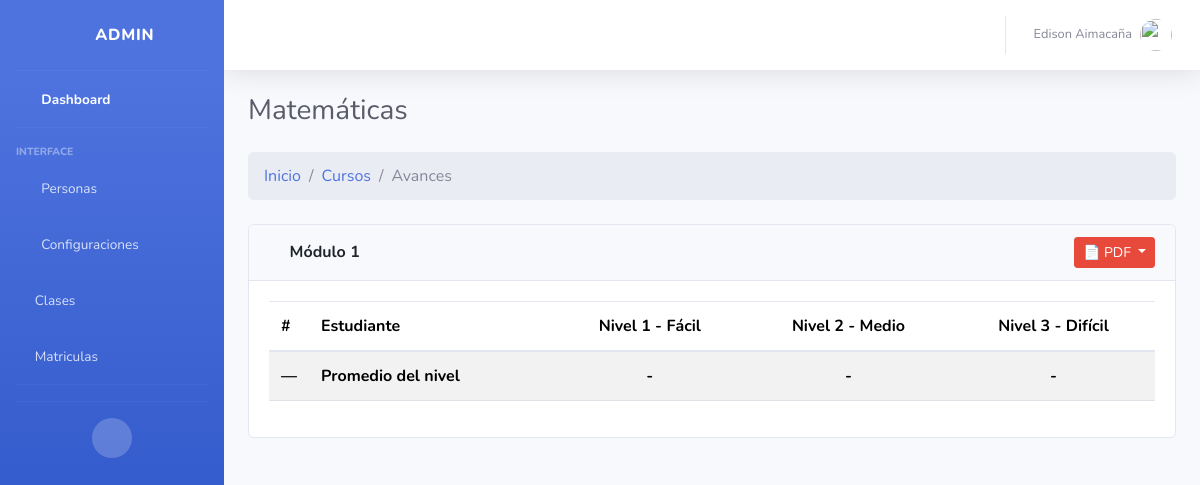
/avance/2/ (signed in), run on the app's committed database.
### Aplicaciones/core/models.py (models this page shows, shortened)
class Clases (models.Model):
    cla_id = models.AutoField(primary_key=True)
    fk_docente = models.ForeignKey(Docentes,verbose_name='Docente',on_delete=models.CASCADE)
    fk_modulo = models.ForeignKey(Modulos,verbose_name='Modulo',on_delete=models.CASCADE)
    cla_nombre = models.CharField(max_length=100,null=False,verbose_name="Clase:")
    cla_estado = models.BooleanField(default=True,verbose_name='Estado:')
    cla_fecha_creacion = models.DateTimeField(auto_now_add=True,verbose_name='Creado el:')
    cla_fecha_actualizacion = models.DateTimeField(auto_now=True,verbose_name='Actualizado el:')

class Modulos(models.Model):
    mod_id = models.AutoField(primary_key=True)
    mod_nombre = models.CharField(max_length=50,null=False,unique=True,verbose_name="Nombre del modulo:")
    mod_descripcion = models.CharField(max_length=100,null=False,verbose_name="Descripción del modulo:")
    mod_estado = models.BooleanField(default=True,verbose_name='Estado:')
    mod_fecha_creacion = models.DateTimeField(auto_now_add=True,verbose_name='Creado el:')
    mod_fecha_actualizacion = models.DateTimeField(auto_now=True,verbose_name='Actualizado el:')

class Niveles(models.Model):
    niv_id = models.AutoField(primary_key=True)
    fk_modulo = models.ForeignKey(
        Modulos,
        verbose_name='Modulo',
        on_delete=models.CASCADE,
        related_name='niveles'
    )
    niv_nombre = models.CharField(max_length=50, null=False, verbose_name="Nombre del nivel:")
    niv_descripcion = models.CharField(max_length=100,null=False,verbose_name="Descripción del nivel:")
    orden = models.IntegerField()
    vidas = models.IntegerField()
    ruta = models.CharField(max_length=100,null=True,verbose_name="Ruta:")
    niv_estado = models.BooleanField(default=True,verbose_name='Estado:')
    niv_fecha_creacion = models.DateTimeField(auto_now_add=True,verbose_name='Creado el:')
    niv_fecha_actualizacion = models.DateTimeField(auto_now=True,verbose_name='Actualizado el:')
    class Meta:
        constraints = [
            models.UniqueConstraint(fields=['fk_modulo', 'niv_nombre'], name='unique_nombre_por_modulo')
        ]

### Aplicaciones/core/views/crud_avance_views.py (the view, shortened to what this page needs)
# urls.py: path('', loguin_views.index, name='loguin_index'),
@admin_required
def index(request, cla_id):
    clase = get_object_or_404(Clases, pk=cla_id)
    niveles = Niveles.objects.filter(fk_modulo=clase.fk_modulo).order_by('orden')
    matriculas = Matriculas.objects.filter(fk_clase=cla_id).order_by(
        'fk_estudiante__fk_id_persona__fk_id_usuario__last_name',
        'fk_estudiante__fk_id_persona__per_segundo_apellido'
    )
    data = []
    promedios_por_nivel = {}
    for nivel in niveles:
        promedio = Avance_Matriculados.objects.filter(
            fk_matricula__fk_clase=clase,
            fk_nivel=nivel,
            avm_nota_final__isnull=False
        ).aggregate(prom=Avg('avm_nota_final'))['prom']
        promedios_por_nivel[nivel.niv_id] = round(promedio, 2) if promedio is not None else "-"
    return render(request, 'avance/Index.html', {
        'clase': clase,
        'niveles': niveles,
        'avance_data': data,
        'promedios_por_nivel': promedios_por_nivel
    })

### Aplicaciones/core/context_processors.py (called while the page is built, shortened)
def foto_perfil_usuario(request):
    if request.user.is_authenticated:
        try:
            persona = Personas.objects.get(fk_id_usuario=request.user)
        except Personas.DoesNotExist:
            return {'foto_perfil': None}
        administrador = Administradores.objects.filter(fk_id_persona=persona).first()
        if administrador and administrador.adm_fotografia:
            return {'foto_perfil': administrador.adm_fotografia.url}
    return {'foto_perfil': None}

### Aplicaciones/core/templatetags/custom_filters.py (called while the page is built)
@register.filter
def get_item(dictionary, key):
    return dictionary.get(key, "-")

### Aplicaciones/core/templates/avance/Index.html (shortened to what this page needs)
{% extends "plantillas/MasterAdmin.html" %}
{% load static %}
{% block content %}
<div class="container-fluid ">
    <div class="d-sm-flex align-items-center justify-content-between mb-4">
        <h1 class="h3 mb-0 text-gray-800">{{ clase.cla_nombre }}</h1>
    </div>
    <ol class="breadcrumb mb-4">
        <li class="breadcrumb-item"><a href="{% url 'core_admin' %}">Inicio</a></li>
        <li class="breadcrumb-item active"><a href="{% url 'matricula_index' %}">Cursos</a></li>
        <li class="breadcrumb-item active">Avances </li>
    </ol>
    <div class="card mb-4">
         <div class="card-header d-flex justify-content-between align-items-center">
          <div>
              <i class="fas fa-table me-1"></i>
              <strong>{{ clase.fk_modulo.mod_nombre }}</strong>
          </div>
          <div class="btn-group">
              <button type="button" class="btn btn-sm btn-danger dropdown-toggle" data-bs-toggle="dropdown" aria-expanded="false">
                  📄 PDF
              </button>
          </div>
      </div>
        <div class="card-body">
            <div class="table-responsive">
              {% load custom_filters %}
                <table class="table table-striped" id="tbl-matriculados-admin" width="100%" cellspacing="0">
                <thead>
                    <tr>
                        <th style="width: 1%;">#</th>
                        <th>Estudiante</th>
                        {% for nivel in niveles %}
                        <th  class="text-center align-items-center justify-content-center ">{{ nivel.niv_nombre }}</th>
                        {% endfor %}
                    </tr>
                </thead>
                <tbody>
                    <tr style="background-color: #f2f2f2; font-weight: bold;">
                      <td>—</td>
                      <td>Promedio del nivel</td>
                      {% for nivel in niveles %}
                      <td class="text-center">
                          {{ promedios_por_nivel|get_item:nivel.niv_id }}
                      </td>
                      {% endfor %}
                  </tr>
                </tbody>
            </table>
            </div>
        </div>
    </div>
</div>
{% endblock %}

### Aplicaciones/core/templates/plantillas/MasterAdmin.html (shortened to what this page needs)
{% load static %}
<!DOCTYPE html>
<html lang="es">
  <head>
    <link href="{% static 'vendor/fontawesome-free/css/all.min.css'%}" rel="stylesheet" type="text/css" />
    <link rel="stylesheet" href="{% static 'css/bootstrap.min.css' %}" />
    <link href="{% static 'vendor/bootstrap-select/css/bootstrap-select.min.css' %}" rel="stylesheet">
    <link href="{% static 'css/sb-admin-2.min.css' %}" rel="stylesheet" />
  </head>
  <body id="page-top">
    <div id="wrapper">
      <ul class="navbar-nav bg-gradient-primary sidebar sidebar-dark accordion" id="accordionSidebar">
        <a class="sidebar-brand d-flex align-items-center justify-content-center" href="{% url 'core_admin' %}">
          <div class="sidebar-brand-icon rotate-n-15">
            <i class="fas fa-laugh-wink"></i>
          </div>
          <div class="sidebar-brand-text mx-3">
            Admin
          </div>
        </a>
        <hr class="sidebar-divider my-0" />
        <li class="nav-item active">
          <a class="nav-link" href="{% url 'core_admin' %}">
            <i class="fas fa-fw fa-tachometer-alt"></i>
            <span>Dashboard</span>
          </a>
        </li>
        <hr class="sidebar-divider" />
        <div class="sidebar-heading">Interface</div>
        <li class="nav-item">
          <a class="nav-link collapsed" href="#" data-toggle="collapse" data-target="#collapseTwo" aria-expanded="true" aria-controls="collapseTwo">
            <i class="fas fa-fw fa-users"></i>
            <span>Personas</span>
          </a>
        </li>
        <li class="nav-item">
          <a class="nav-link collapsed" href="#" data-toggle="collapse" data-target="#collapseUtilities" aria-expanded="true" aria-controls="collapseUtilities">
            <i class="fas fa-fw fa-wrench"></i>
            <span>Configuraciones</span>
          </a>
        </li>
        <li class="nav-item">
          <a class="nav-link" href="{% url 'clase_index' %}">
            <i class="fa-solid fa-chalkboard-user"></i>
            <span>Clases</span>
          </a>
        </li>
         <li class="nav-item">
          <a class="nav-link" href="{% url 'matricula_index'%}">
            <i class="fa-solid fa-file"></i>
            <span>Matriculas</span>
          </a>
        </li>
        <hr class="sidebar-divider" />
        <hr class="sidebar-divider d-none d-md-block" />
        <div class="text-center d-none d-md-inline">
          <button class="rounded-circle border-0" id="sidebarToggle"></button>
        </div>
      </ul>
      <div id="content-wrapper" class="d-flex flex-column">
        <div id="content">
          <nav class="navbar navbar-expand navbar-light bg-white topbar mb-4 static-top shadow">
            <ul class="navbar-nav ml-auto">
              <li class="nav-item dropdown no-arrow">
                <a class="nav-link dropdown-toggle" href="#" id="userDropdown" role="button" data-toggle="dropdown" aria-haspopup="true" aria-expanded="false">
                  <span class="mr-2 d-none d-lg-inline text-gray-600 small">{{ user.first_name }} {{ user.last_name }}</span>
                  <img class="img-profile rounded-circle" src="{{ foto_perfil }}" onerror="this.onerror=null;this.src='{% static 'img/undraw_profile.svg' %}';" />
                </a>
              </li>
            </ul>
          </nav>
            {% block content %}
            {% endblock %}
          </div>
        </div>
      </div>
  </body>
</html>

### data on the page
Clases: cla_nombre "Matemáticas", fk_modulo.mod_nombre "Módulo 1"
Niveles: niv_nombre "Nivel 1 - Fácil", niv_id "-"
Niveles: niv_nombre "Nivel 2 - Medio", niv_id "-"
Niveles: niv_nombre "Nivel 3 - Difícil", niv_id "-"

### other printed values
{{ user.first_name }} "Edison"
{{ user.last_name }} "Aimacaña"
